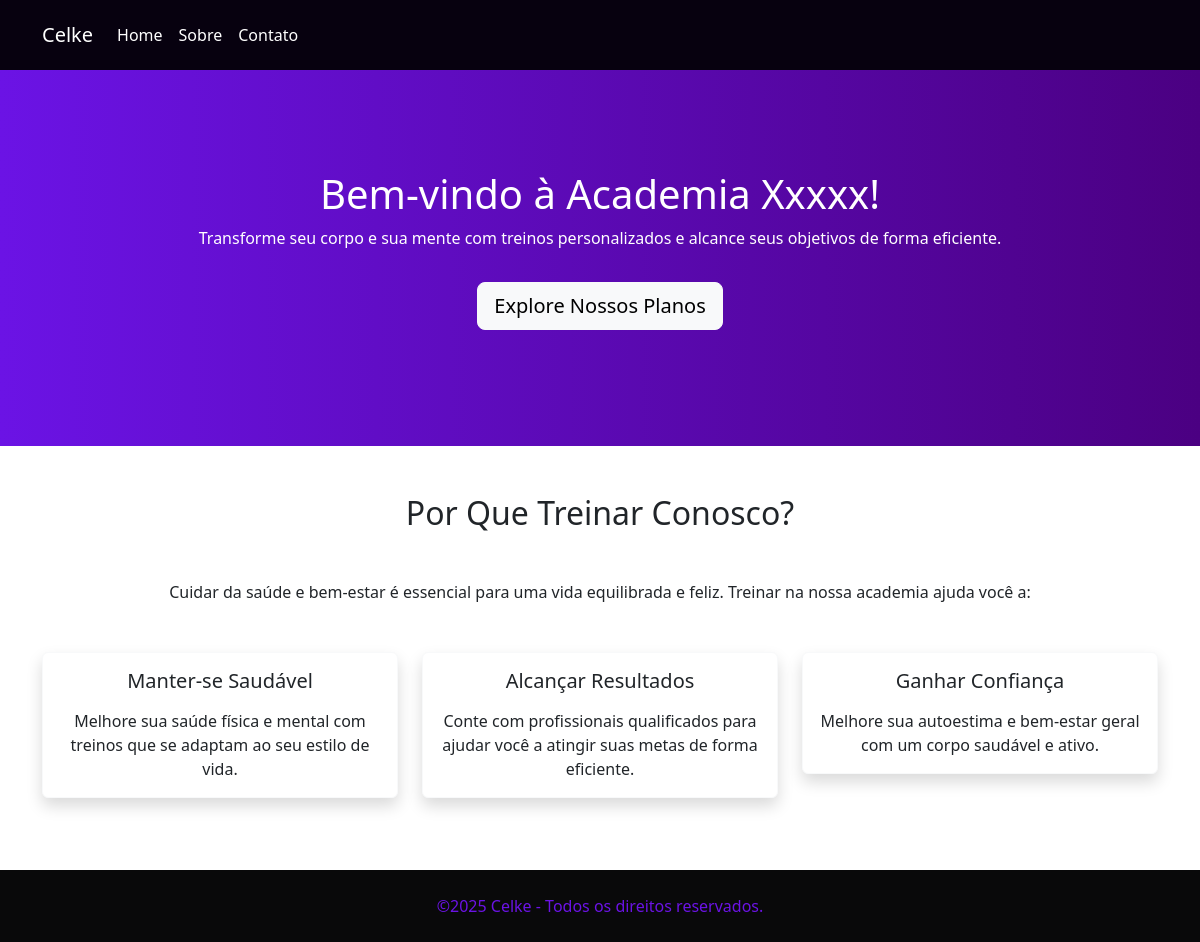
The page / on the database its author committed.
### courses/models.py (models this page shows, shortened)
class Home(models.Model):
    title = models.CharField(max_length=255, verbose_name="Titulo")
    subtitle = models.CharField(max_length=255, verbose_name="Subtitulo")
    text_btn = models.CharField(max_length=50, verbose_name="Texto do Botão")
    link_btn = models.URLField(max_length=500, verbose_name="Link do Botão")
    title_topics = models.CharField(max_length=255, verbose_name="Titulo dos Tópicos")
    subtitle_topics = models.CharField(max_length=255, verbose_name="Subtitulo dos Tópicos")
    title_topic_one = models.CharField(max_length=255, verbose_name="Titulo do Topico 1")
    description_topic_one = models.TextField(verbose_name="Descrição do Topico 1")
    title_topic_two = models.CharField(max_length=255, verbose_name="Titulo do Topico 2")
    description_topic_two = models.TextField(verbose_name="Descrição do Topico 2")
    title_topic_three = models.CharField(max_length=255, verbose_name="Titulo do topico 3")
    description_topic_three = models.TextField(verbose_name="Descricao do Topico 3")
    class Meta:
        verbose_name= "Pagina Inicial"
        verbose_name_plural= "Paginas Iniciais"

### courses/views.py (the view)
# urls.py: 2. Add a URL to urlpatterns:  path('', views.home, name='home')
def home(request):
    home = Home.objects.filter().first()
    return render(request, 'courses/home.html', {'home': home})

### courses/templates/courses/home.html
{% extends "courses/base.html" %}
{% block content%}
<header class="hero">
    <h1> {{home.title}}</h1>
    <p> {{home.subtitle}}<p/>
    <a href="{{home.link_btn}}" class="btn btn-light btn-lg mt-3">{{home.text_btn}}</a>
    </header>
    <main class="container my-5">
        <section class="text-center">
          <h2 class="mb-5">{{home.title_topics}}</h2>
          <p class="mb-5">{{home.subtitle_topics}}</p>
          <div class="row mb-4">
            <div class="col-md-4">
              <div class="card shadow border-light">
                <div class="card-body">
                  <h5 class="card-title mb-3">{{home.title_topic_one}}</h5>
                  <p class="card-text">{{home.description_topic_one}}</p>
                </div>
              </div>
            </div>
            <div class="col-md-4">
              <div class="card shadow border-light">
                <div class="card-body">
                  <h5 class="card-title mb-3">{{home.title_topic_two}}</h5>
                  <p class="card-text">{{home.description_topic_two}}</p>
                </div>
              </div>
            </div>
            <div class="col-md-4">
              <div class="card shadow border-light">
                <div class="card-body">
                  <h5 class="card-title mb-3">{{home.title_topic_three}}</h5>
                  <p class="card-text">{{home.description_topic_three}}</p>
                </div>
              </div>
            </div>
          </div>
        </section>
      </main>
{% endblock %}

### courses/templates/courses/base.html (style rules this page uses)
.hero { background: linear-gradient(90deg, #6b13e5, #4b0082); color: white; padding: 100px 20px; text-align: center; }
.hero h1, .hero p { color: white; }

### rows shown on the page
Home: title "Bem-vindo à Academia Xxxxx!", subtitle "Transforme seu corpo e sua mente com treinos personalizados e alcance seus objetivos de forma eficiente.", text_btn "Explore Nossos Planos", title_topics "Por Que Treinar Conosco?", subtitle_topics "Cuidar da saúde e bem-estar é essencial para uma vida equilibrada e feliz. Treinar na nossa academia ajuda você a:", title_topic_one "Manter-se Saudável", description_topic_one "Melhore sua saúde física e mental com treinos que se adaptam ao seu estilo de vida.", title_topic_two "Alcançar Resultados", description_topic_two "Conte com profissionais qualificados para ajudar você a atingir suas metas de forma eficiente.", title_topic_three "Ganhar Confiança", description_topic_three "Melhore sua autoestima e bem-estar geral com um corpo saudável e ativo."
